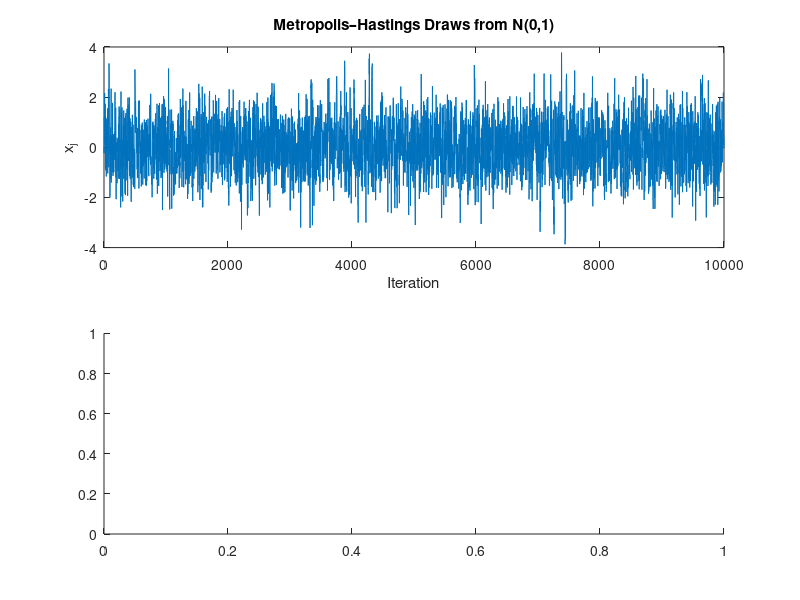

Reproduce this figure in MATLAB. (Note: this script raises an error after producing the figure.)
%%%%%%%%%%%%%%%%%%%%%%%%%%%%%%%%%%%%%%%%%%%%%%%%%%%%%%%%%%%%%%%%%%%%%%%%%%%
% Metropolis-Hastings Approximation to Φ(t)
% ------------------------------------------
% This script uses the MH algorithm to generate draws from N(0,1)
% and then approximates Φ(t) = P(X < t).
%
% Author: Juan F. Rubio-Ramírez
% Institution: Emory University
%%%%%%%%%%%%%%%%%%%%%%%%%%%%%%%%%%%%%%%%%%%%%%%%%%%%%%%%%%%%%%%%%%%%%%%%%%%

clear; clc; 

%% Parameters
N     = 10000;          % Number of MH iterations
sigma = sqrt(2.5);      % Proposal standard deviation
x     = zeros(N,1);     % Chain of draws
x(1)  = 0;              % Initial value
t     = 1.5;            % Value at which to approximate Φ(t)

%% Metropolis–Hastings Sampling
for j = 2:N
    % Step 2: Propose candidate from Normal(x_{j-1}, sigma^2)
    x_star = x(j-1) + sigma*randn;
    
    % Step 3: Compute acceptance probability
    phi_ratio = normpdf(x_star)/normpdf(x(j-1)); % φ(x*)/φ(x_{j-1})
    alpha = min(1, phi_ratio);
    
    % Step 4: Draw u ~ U(0,1)
    u = rand;
    
    % Step 5: Accept or reject
    if u <= alpha
        x(j) = x_star;
    else
        x(j) = x(j-1);
    end
end

%% Estimate Φ(t)
Phi_hat = mean(x < t);
fprintf('Approximation of Φ(%.2f): %.4f\n', t, Phi_hat);
fprintf('True value Φ(%.2f): %.4f\n', t, normcdf(t));

%% Optional: Diagnostic plot
figure;
subplot(2,1,1);
plot(x);
title('Metropolis–Hastings Draws from N(0,1)');
xlabel('Iteration'); ylabel('x_j');

subplot(2,1,2);
histogram(x,50,'Normalization','pdf');
hold on;
fplot(@(z) normpdf(z), [-4,4], 'r','LineWidth',1.2);
title('Histogram of MH draws vs N(0,1)');
legend('MH draws','True N(0,1)');